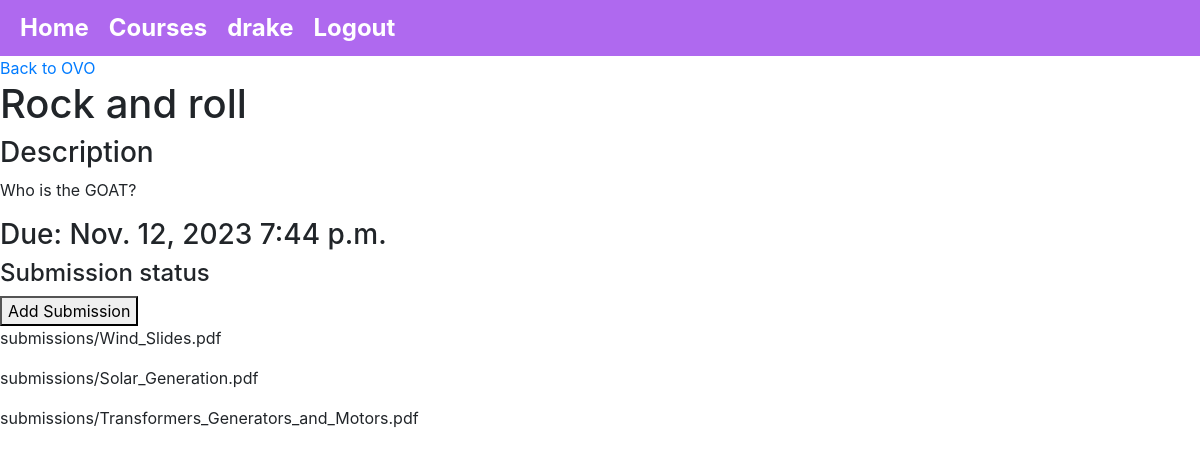
/1/4/2 (signed in), run on the app's committed database.
### quiz/models.py (models this page shows, shortened)
class User(AbstractUser):
    bio = models.TextField(blank=True)
    enrolled_courses = models.ManyToManyField('Course', related_name='enrolled_users', blank=True)

class Course(models.Model):
    title = models.CharField(max_length=255)
    description = models.TextField()
    professor = models.ForeignKey("User", on_delete=models.CASCADE,default=None)
    lessons = models.ManyToManyField('Lesson', related_name='courses', blank=True)

class Assignment(models.Model):
    title = models.CharField(max_length=100)
    description = models.TextField()
    dueDay = models.DateField()
    deadline = models.TimeField()
    lesson = models.ForeignKey('Lesson',on_delete=models.CASCADE)
    submission = models.ManyToManyField('Submission', related_name='assignments', blank=True)

class Submission(models.Model):
    user = models.ForeignKey(User, on_delete=models.CASCADE)
    title = models.CharField(max_length=255, blank=True)
    content = models.FileField(upload_to='submissions/', blank=True)
    submission_date = models.DateTimeField(auto_now_add=True, blank=True)

### quiz/views.py (the view)
# urls.py: path('<int:courseID>/<int:lessonID>/<int:assignmentID>', views.viewAssignment, name = 'viewAssignment'),
def viewAssignment(request,assignmentID,courseID,lessonID):
    assignment = get_object_or_404(Assignment,id=assignmentID)
    course = get_object_or_404(Course,id=courseID)
    lesson = get_object_or_404(Lesson,id=lessonID)
    return render(request,'quiz/assignmentView.html',{'assignment':assignment, 'course':course, 'lesson': lesson})

### quiz/templates/quiz/assignmentView.html (shortened to what this page needs)
{% extends "quiz/layout.html" %}
{% block body %}
<a href="{% url 'viewCourse' course.id%}"> Back to {{course.title}}</a>
<h1>{{assignment.title}}</h1>
<div>
    <h3>Description</h3>
    <p>{{assignment.description}}</p>
</div>
<h3>
    Due: {{assignment.dueDay}} {{assignment.deadline}}
</h3>
<h4>Submission status</h4>
<button  id="addSubmissionLink">Add Submission</button>
<div>
    {% for submissions in assignment.submission.all  %}
    <div>
        <p>{{submissions.content}}</p>
    </div>
    {% endfor %}
</div>
{% endblock %}

### quiz/templates/quiz/layout.html (shortened to what this page needs)
{% load static %}
<!DOCTYPE html>
<html lang="en">
<head>
    <link rel="stylesheet" href="https://stackpath.bootstrapcdn.com/bootstrap/4.4.1/css/bootstrap.min.css"
>
    <link href="{% static 'quiz/styles.css' %}" rel="stylesheet">
</head>
<body>
    <div class="header">
        {% if user.is_authenticated %}
        <div >
            <a class="headerItem" href="{% url 'index' %}">Home</a>
        </div>
        <div >
            <a class="headerItem" href="">Courses</a>
        </div>
        <div >
            <a class="headerItem" href="">{{ user.username }}</a>
        </div>
        <div >
            <a class="headerItem" href="{% url 'logout' %}">Logout</a>
        </div>
        {% else %}
        <div >
            <a href="{% url 'login' %}">Login</a>
        </div>
        {% endif %}
    </div>
    <div>
        {% block body %}
        {% endblock %}
    </div>
</body>
</html>

### quiz/static/quiz/styles.css (style rules this page uses)
.header { background:#af69ef; color:white; padding:10px; font-size:24px; font-weight:bold; display: flex; flex-direction: row; }
.headerItem { padding: 10px; color: white; text-decoration: none; }
body { background-color: white; }

### data on the page
User: username "drake"
Course: title "OVO"
Assignment: title "Rock and roll", description "Who is the GOAT?", dueDay "Nov. 12, 2023", deadline "7:44 p.m."
Submission: content "submissions/Wind_Slides.pdf"
Submission: content "submissions/Solar_Generation.pdf"
Submission: content "submissions/Transformers_Generators_and_Motors.pdf"
